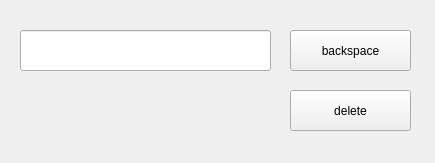
<?xml version="1.0" encoding="UTF-8"?>
<ui version="4.0">
 <class>SendEvent</class>
 <widget class="QWidget" name="SendEvent">
  <property name="geometry">
   <rect>
    <x>0</x>
    <y>0</y>
    <width>435</width>
    <height>163</height>
   </rect>
  </property>
  <property name="windowTitle">
   <string>SendEvent</string>
  </property>
  <widget class="QLineEdit" name="textEdit">
   <property name="geometry">
    <rect>
     <x>20</x>
     <y>30</y>
     <width>251</width>
     <height>41</height>
    </rect>
   </property>
  </widget>
  <widget class="QPushButton" name="pb_bs">
   <property name="geometry">
    <rect>
     <x>290</x>
     <y>30</y>
     <width>121</width>
     <height>41</height>
    </rect>
   </property>
   <property name="text">
    <string>backspace</string>
   </property>
  </widget>
  <widget class="QPushButton" name="pb_del">
   <property name="geometry">
    <rect>
     <x>290</x>
     <y>90</y>
     <width>121</width>
     <height>41</height>
    </rect>
   </property>
   <property name="text">
    <string>delete</string>
   </property>
  </widget>
 </widget>
 <layoutdefault spacing="6" margin="11"/>
 <resources/>
 <connections/>
</ui>
